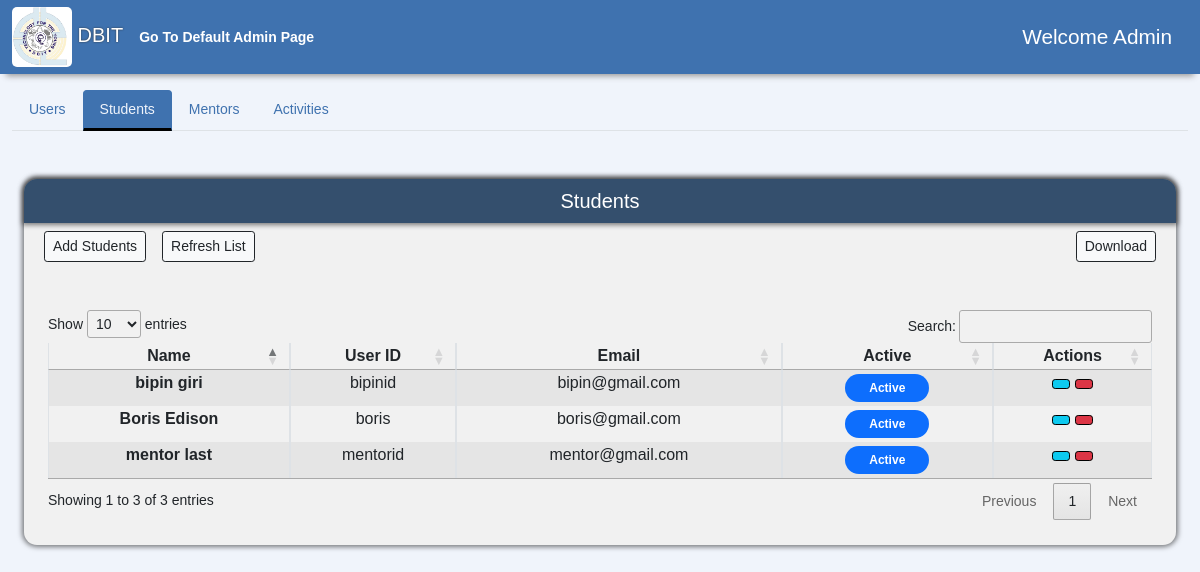
The page /AdminPage/student (signed in) on the database as committed earlier.
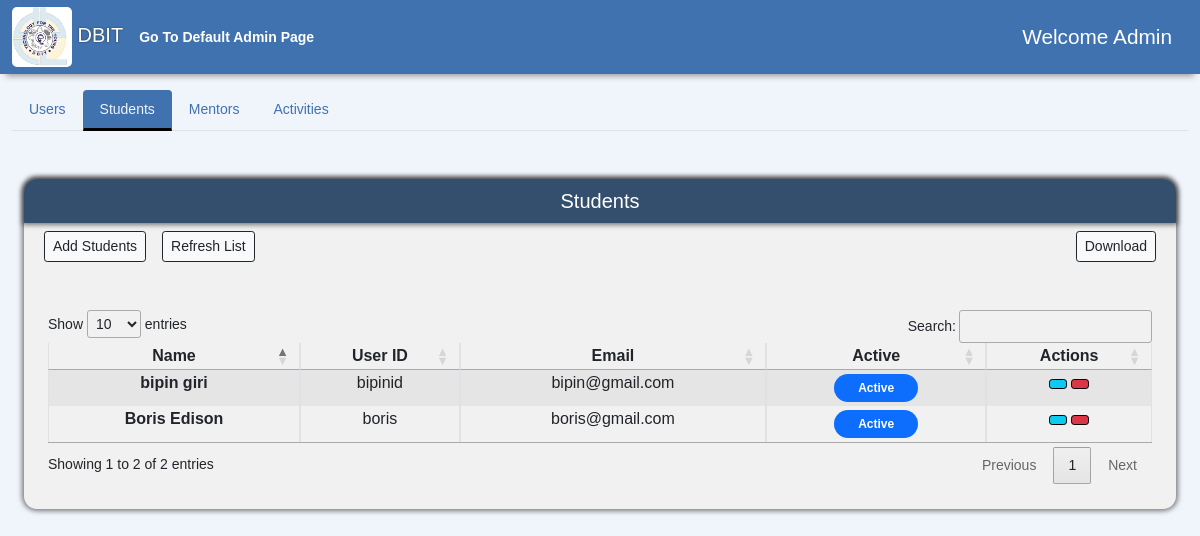
The same page on the database as committed later.
### accounts/models.py (models this page shows, shortened)
class User(AbstractUser):
    usr_id = models.CharField(max_length=50, unique=True)
    username = None
    email = models.EmailField(max_length=255, unique=True)
    created_on = models.DateTimeField(auto_now_add=True)
    is_active = models.BooleanField(default=True)
    is_staff = models.BooleanField(default=False)
    is_superuser = models.BooleanField(default=False)
    first_name = models.CharField(max_length=50, null=True)
    last_name = models.CharField(max_length=50, null=True)
    middle_name = models.CharField(max_length=50, null=True)
    phone = models.CharField(max_length=10, null=True, blank=True)
    profile_img = models.ImageField(
        default='logo.png', null=True, blank=True, upload_to='images/')
    USERNAME_FIELD = 'email'
    REQUIRED_FIELDS = ['usr_id', ]
    objects = CustomUserManager()

### AdminPage/views.py (the view)
# urls.py: path('student', views.Adminstudent, name= 'admin-student'),
@login_required(login_url='Login')
def Adminstudent(request):
    if request.user.is_superuser:
        students = User.objects.filter(is_staff=False)
        context = {'users': students}
        return render(request,'AdminPage/admin-student.html',context)
    else:
        return HttpResponse("You are not authorized to view this page")

### AdminPage/templates/AdminPage/admin-student.html (shortened to what this page needs)
{% extends "admin.html" %}
{% load static %}
{% block studentTabButton %}
<button class="nav-link active" id="nav-students-tab" data-bs-toggle="tab" data-bs-target="#nav-students" type="button" role="tab" aria-controls="nav-students-tab" aria-selected="true">
  Students
</button>
{% endblock %}
{% block studentTabContent %}
<div class="tab-pane fade active show " id="nav-students" role="tabpanel" aria-labelledby="nav-students-tab">
  <div class="container-fluid mb-5">
    <div class="sidebar flex-shrink-0 dashboard-navigation">
      <div class="sidebar-heading d-flex align-items-center justify-content-center">
        <h5>Students</h5>
      </div>
      <div class="container-fluid" style="overflow-x: auto;">
        <div class="d-flex bd-highlight mb-3">
          <div class="p-2 bd-highlight">
            <button type="button" onclick="window.location.href = '{% url 'register'  %}';" class="btn btn-light ms-auto btn-sm btn-outline-dark" d>
              Add Students
            </button>
          </div>
          <div class="p-2 bd-highlight">
            <button type="button" onClick="window.location.reload()" class="btn btn-light  btn-sm btn-outline-dark" type="button">
              Refresh List
            </button>
          </div>
          <div class="ms-auto p-2 bd-highlight">
            <button type="button" onclick="alert('Logic to download csv');" class="btn btn-light meetings-btn ms-auto btn-sm btn-outline-dark" data-bs-toggle="modal" data-bs-target="#staticBackdrop">
              Download
            </button>
          </div>
        </div>
      </div>
      <div class="table-div m-4 mt-4 mb-4">
        <table class="table table-striped table-bordered" style="widows: 100%;" id="student-table">
          <thead >
            <tr >
              <th scope="col" class="px-2 py-1 text-center">Name</th>
              <th scope="col" class="px-2 py-1 text-center">User ID</th>
              <th scope="col" class="px-2 py-1 text-center">Email</th>
              <th scope="col" class="px-2 py-1 text-center">Active</th>
              <th scope="col" class="px-2 py-1 text-center">Actions</th>
            </tr>
          </thead>
          <tbody id="myTable">
            {% for user in users %}
            <tr>
              <th scope="row" class="px-2 py-1 text-center">{{user.first_name}} {{user.last_name}}</th>
              <td class="px-2 py-1 text-center">{{user.usr_id}}</td>
              <td class="px-2 py-1 text-center">{{user.email}}</td>
              <td class="px-2 py-1 text-center">
                {% if user.is_active %}
                <span class="badge bg-primary rounded-pill px-4 py-2">Active</span> {% else %}
                <span class="badge bg-danger rounded-pill px-4 py-2">Inactive</span> {% endif %}
              </td>
              <td class="px-2 py-1 text-center">
                <button type="button" class="btn btn-info ms-auto btn-sm" style="border-color: black" onClick="window.location.href='{% url 'update-user' user.usr_id %}'">
                </button>
                <form action="{% url 'delete-user' user.id %}" class="mb-0" style="display: inline-block" method='POST'>
                    <button type="submit" class="btn btn-danger ms-auto btn-sm" style="border-color: black" onClick="return confirm('Are you sure Do you want to delete this user/account ?');">
                    </button>
                </form>
              </td>
            </tr>
            {% endfor %}
          </tbody>
        </table>
      </div>
    </div>
  </div>
</div>
{% endblock %}

Rows that differ between the two databases and show on the page:
no longer on this page (row edited): User: first_name "mentor", last_name "last", usr_id "mentorid", email "mentor@gmail.com", is_active "Active"
Other text that changed with them:
text written by a page script: "Show entries Search: Showing 1 to 3 of 3 entries Previous 1 Next" → "Show entries Search: Showing 1 to 2 of 2 entries Previous 1 Next"
